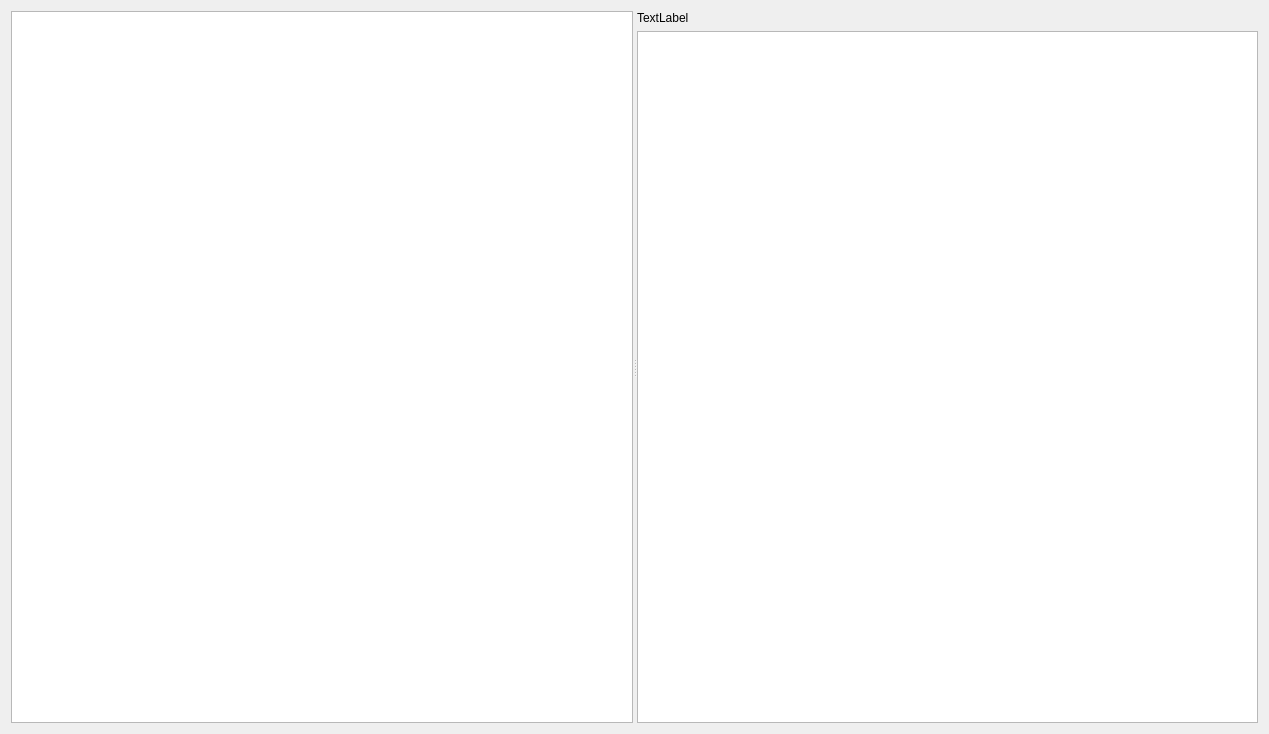
<?xml version="1.0" encoding="UTF-8"?>
<ui version="4.0">
 <class>Form</class>
 <widget class="QWidget" name="Form">
  <property name="geometry">
   <rect>
    <x>0</x>
    <y>0</y>
       <width>1269</width>
       <height>734</height>
   </rect>
  </property>
  <property name="windowTitle">
   <string>Form</string>
  </property>
  <layout class="QVBoxLayout" name="verticalLayout">
   <item>
    <widget class="QSplitter" name="splitter">
     <property name="sizePolicy">
      <sizepolicy hsizetype="Expanding" vsizetype="Minimum">
       <horstretch>0</horstretch>
       <verstretch>1</verstretch>
      </sizepolicy>
     </property>
     <property name="orientation">
      <enum>Qt::Horizontal</enum>
     </property>
        <widget class="ObjectTree" name="object_tree"/>
     <widget class="QWidget" name="verticalLayoutWidget">
      <layout class="QVBoxLayout" name="verticalLayout_2">
       <item>
        <widget class="QLabel" name="label_object">
         <property name="text">
          <string>TextLabel</string>
         </property>
        </widget>
       </item>
       <item>
        <widget class="QTreeView" name="property_set_tree"/>
       </item>
      </layout>
     </widget>
    </widget>
   </item>
  </layout>
 </widget>
    <customwidgets>
        <customwidget>
            <class>ObjectTree</class>
            <extends>QTreeView</extends>
            <header>som_gui.module.modelcheck.ui</header>
        </customwidget>
    </customwidgets>
 <resources/>
 <connections/>
</ui>
